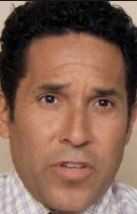
#> input picture Assignment_4/data - Copy/Oscar/Capture.PNG, 137 x 214 px, found by its file name
$ jupyter execute Untitled.ipynb
#> lines starting #> are read from the running program, lines starting #| are printed output that depends on the picture; after the words box and inside, x2 and y2 are one past the last pixel; in counts of white or black regions, pixels touching at a corner belong together
[cell 1]
import cv2
import numpy as np
import matplotlib.pyplot as plt

# load image
img = cv2.imread("capture.png",cv2.IMREAD_GRAYSCALE)
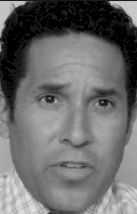
#> img: shape (214, 137); min 0, max 240, mean 107.6
# create copy

# Read a template from one of the resistors
h , w = img.shape[0:2]
#> h = 214; w = 137
temp = np.zeros((h,w))
for x in range(h):
    for y in range(w):
        if(img[x][y] >= 160):
            temp[x][y] = 255
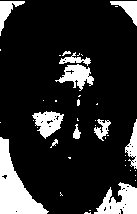
#> temp: shape (214, 137) float64; 16.6% white; 41 white regions (29 under 20 px), largest, box (x1, y1, x2, y2) and area: (0, 137, 49, 214) 1635, (94, 182, 137, 214) 814, (32, 111, 64, 139) 508


cv2.imwrite( "pineapple.jpg", temp );

# display images
plt.figure(figsize=(20,20))
plt.subplot(131), plt.imshow(img, cmap='gray')
plt.title("Input Image"), plt.xticks([]), plt.yticks([])
plt.subplot(132), plt.imshow(temp, cmap = 'gray')
plt.title("Template Image"), plt.xticks([]), plt.yticks([])


plt.show()
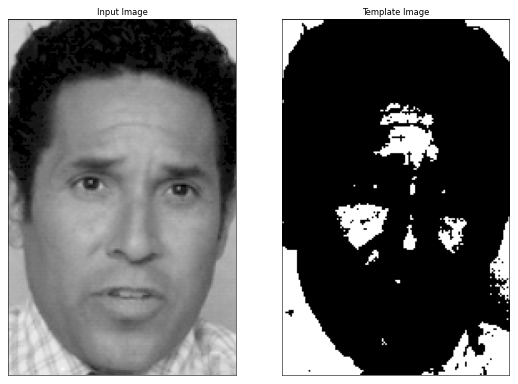
#> figure drawn by matplotlib, 2 panels

$ run again, with Assignment_4/data - Copy/Oscar/UnderGod.png copied over Assignment_4/data - Copy/Oscar/Capture.PNG
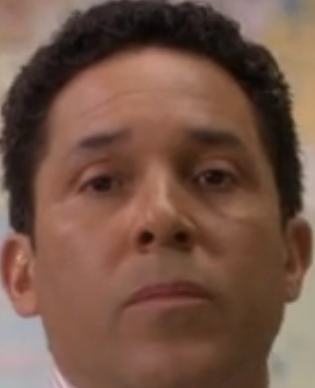
#> input picture Assignment_4/data - Copy/Oscar/UnderGod.png, 315 x 388 px, found by its file name
#> after the loop `for x in range(h):`:
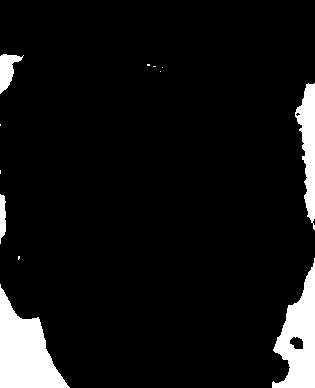
#> temp: shape (388, 315) float64; 7.6% white; 12 white regions (7 under 20 px), largest, box (x1, y1, x2, y2) and area: (0, 284, 70, 388) 3886, (272, 258, 315, 388) 3028, (295, 83, 315, 230) 1595, (0, 54, 24, 94) 486, (0, 194, 6, 244) 236
#> `plt.show()`:
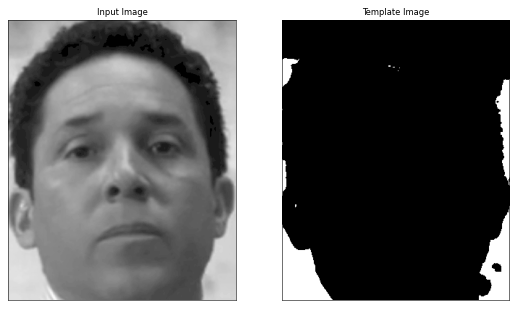
#> figure drawn by matplotlib, 2 panels

$ run again, with Assignment_4/data - Copy/Oscar/oscar-mayer-weiner-lover-31444513.png copied over Assignment_4/data - Copy/Oscar/Capture.PNG
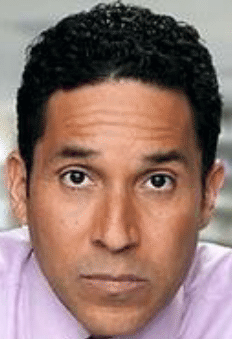
#> input picture Assignment_4/data - Copy/Oscar/oscar-mayer-weiner-lover-31444513.png, 232 x 339 px, found by its file name
#> after the loop `for x in range(h):`:
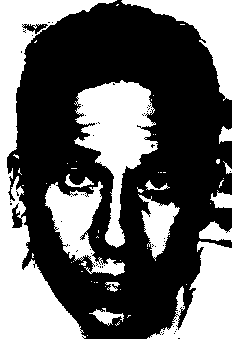
#> temp: shape (339, 232) float64; 39.5% white; 57 white regions (43 under 20 px), largest, box (x1, y1, x2, y2) and area: (0, 0, 117, 339) 11354, (74, 80, 158, 248) 6198, (147, 241, 232, 339) 4274
#> `plt.show()`:
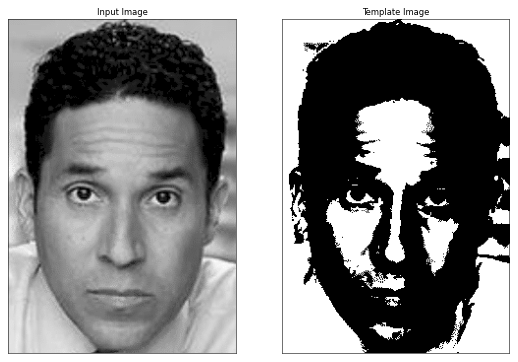
#> figure drawn by matplotlib, 2 panels

$ run again, with Assignment_4/data - Copy/Oscar/A53B14BC-294C-4F7B-965C-A5A98F337639.jpg saved as Assignment_4/data - Copy/Oscar/Capture.PNG
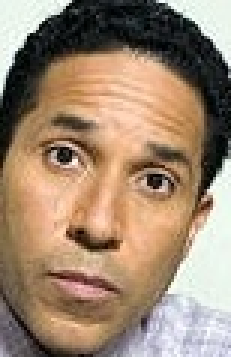
#> input picture Assignment_4/data - Copy/Oscar/A53B14BC-294C-4F7B-965C-A5A98F337639.jpg, 77 x 119 px, found by its file name (shown 3 times larger)
#> after the loop `for x in range(h):`:
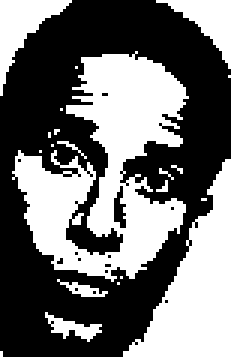
#> temp: shape (119, 77) float64 (shown 3 times larger); 44.1% white; 21 white regions (15 under 20 px), largest, box (x1, y1, x2, y2) and area: (4, 17, 63, 94) 2261, (41, 53, 77, 119) 1111, (0, 0, 24, 32) 283, (52, 0, 77, 23) 224, (15, 104, 34, 114) 77, (19, 93, 36, 99) 41
#> `plt.show()`:
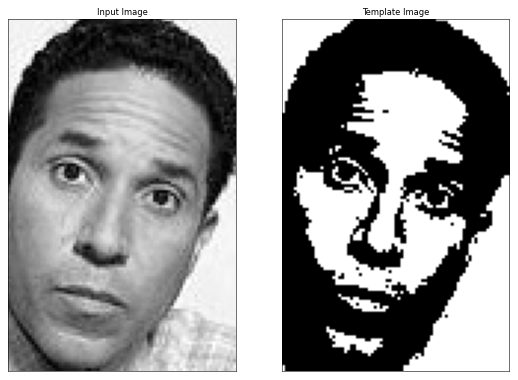
#> figure drawn by matplotlib, 2 panels
